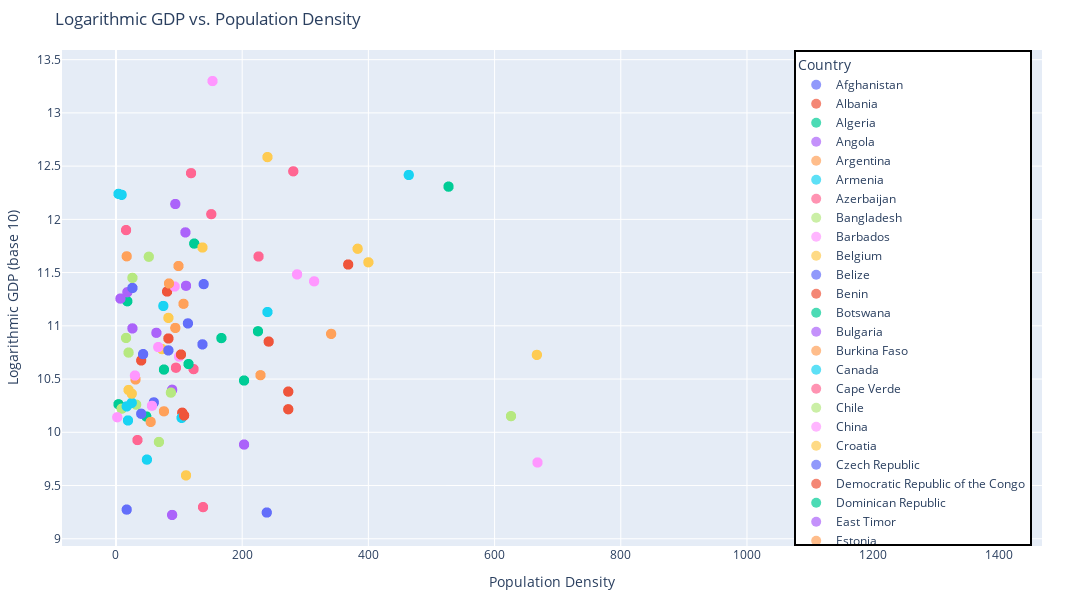

Notebook source saved alongside this figure:
### Code cell
import plotly.express as px

# Sample data for visualization efficiency
sampled_data = df.groupby('Country').apply(lambda x: x.sample(n=20, replace=True)).reset_index(drop=True)

# Create scatter plot using Plotly
fig = px.scatter(sampled_data, x='Density', y='Log_GDP', color='Country',
                 hover_data={'Country': True, 'Density': True, 'GDP': True},
                 labels={'Density': 'Population Density', 'Log_GDP': 'Logarithmic GDP (base 10)', 'Country': 'Country'},
                 title='Logarithmic GDP vs. Population Density',
                 width=1200, height=600)

fig.update_traces(marker=dict(size=10, opacity=0.7))
fig.update_layout(legend_title_text='Country', 
                  legend=dict(orientation="v", yanchor="middle", y=0.5, xanchor="right", x=0.99,
                              bordercolor="Black", borderwidth=2, bgcolor="white",
                              traceorder="normal", itemsizing='trace',
                              itemclick="toggleothers", itemdoubleclick="toggle"),
                  margin=dict(l=50, r=50, t=50, b=50),  # Adjust margins to avoid overlap
                  )

# Save plot as SVG file
fig.write_image("scatter.svg")

fig.show()
